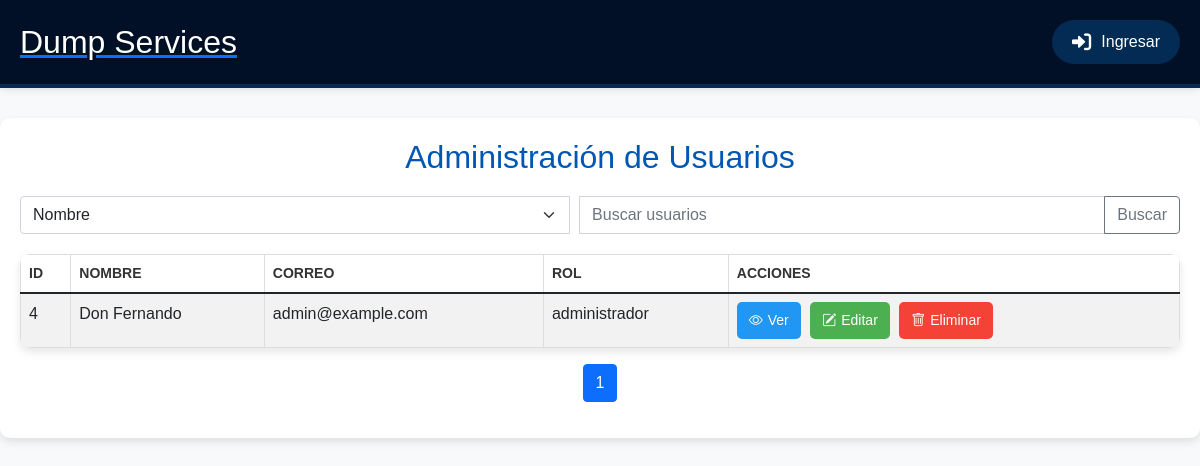
/admin_usuarios.php, run on an earlier commit of the app's database.
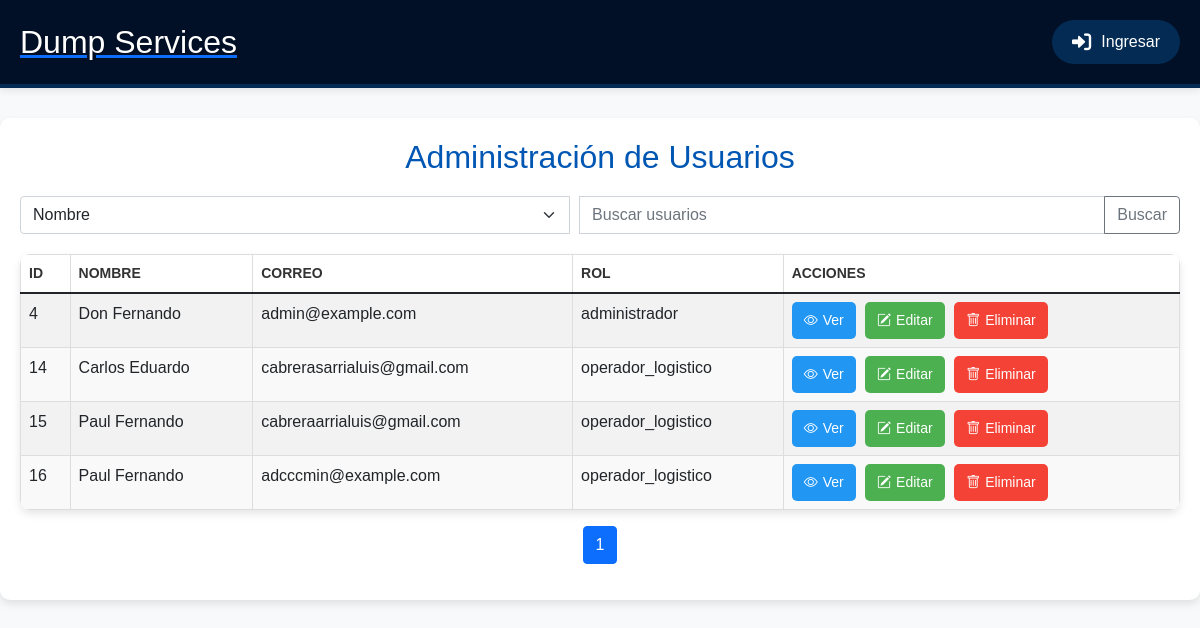
And on a later commit of the database.
### tables this page shows
CREATE TABLE `usuarios` (
  `id` int(11) NOT NULL,
  `nombre` varchar(50) NOT NULL,
  `apellidos` varchar(50) NOT NULL,
  `fecha_nacimiento` date NOT NULL,
  `tipo_documento` enum('cc','ce') NOT NULL,
  `numero_documento` varchar(20) NOT NULL,
  `correo` varchar(100) NOT NULL,
  `rol` enum('administrador','operador_logistico','solicitante_transporte') NOT NULL,
  `contrasena` varchar(255) NOT NULL,
  `telefono` varchar(20) DEFAULT NULL,
  `avatar` varchar(255) DEFAULT NULL
);

### admin_usuarios.php (the view, shortened to what this page needs)
<?php
include 'conexion.php';
include 'header.php';
$searchTerm = '';
$filterBy = 'nombre';
$page = 1;
$resultsPerPage = 10;
$offset = ($page - 1) * $resultsPerPage;
$sql = "SELECT id, nombre, correo, rol FROM usuarios WHERE $filterBy LIKE '%$searchTerm%' LIMIT $resultsPerPage OFFSET $offset";
$result = $conn->query($sql);
$sql_total = "SELECT COUNT(*) as total FROM usuarios WHERE $filterBy LIKE '%$searchTerm%'";
$totalResult = $conn->query($sql_total);
$totalRows = $totalResult->fetch_assoc()['total'];
$totalPages = ceil($totalRows / $resultsPerPage);
?>
<!DOCTYPE html>
<html lang="es">
<head>
    <link href="https://cdn.jsdelivr.net/npm/bootstrap@5.1.3/dist/css/bootstrap.min.css" rel="stylesheet">
    <link href="https://cdn.jsdelivr.net/npm/bootstrap-icons/font/bootstrap-icons.css" rel="stylesheet">
</head>
<body>
    <div class="container">
        <h2>Administración de Usuarios</h2>
        <form method="GET" action="admin_usuarios.php">
            <div class="input-group">
                <select name="filter" class="form-select" aria-label="Filtro">
                    <option value="nombre" <?php if ($filterBy == 'nombre') echo 'selected'; ?>>Nombre</option>
                </select>
                <input type="text" name="search" class="form-control" placeholder="Buscar usuarios" value="<?php echo $searchTerm; ?>">
                <button class="btn btn-outline-secondary" type="submit">Buscar</button>
            </div>
        </form>
        <div id="results">
            <?php if ($result->num_rows > 0): ?>
                <table class="table table-striped">
                    <thead>
                        <tr>
                            <th>ID</th>
                            <th>Nombre</th>
                            <th>Correo</th>
                            <th>Rol</th>
                            <th>Acciones</th>
                        </tr>
                    </thead>
                    <tbody>
                        <?php while ($row = $result->fetch_assoc()): ?>
                            <tr>
                                <td><?php echo $row['id']; ?></td>
                                <td><?php echo $row['nombre']; ?></td>
                                <td><?php echo isset($row['correo']) ? $row['correo'] : 'No definido'; ?></td>
                                <td><?php echo $row['rol']; ?></td>
                                <td>
                                    <a href="#" class="view-btn" data-bs-toggle="modal" data-bs-target="#viewUserModal" data-id="<?php echo $row['id']; ?>" data-nombre="<?php echo $row['nombre']; ?>" data-correo="<?php echo $row['correo']; ?>" data-rol="<?php echo $row['rol']; ?>"><i class="icon bi bi-eye"></i>Ver</a>
                                    <a href="edit_usuario.php?id=<?php echo $row['id']; ?>" class="edit-btn"><i class="icon bi bi-pencil-square"></i>Editar</a>
                                    <a href="admin_usuarios.php?delete=<?php echo $row['id']; ?>" class="delete-btn" onclick="return confirm('¿Estás seguro de que deseas eliminar este usuario?');"><i class="icon bi bi-trash"></i>Eliminar</a>
                                </td>
                            </tr>
                        <?php endwhile; ?>
                    </tbody>
                </table>
                <nav>
                    <ul class="pagination justify-content-center">
                        <?php for ($i = 1; $i <= $totalPages; $i++): ?>
                            <li class="page-item <?php if ($i == $page) echo 'active'; ?>">
                                <a class="page-link" href="admin_usuarios.php?page=<?php echo $i; ?>&search=<?php echo $searchTerm; ?>&filter=<?php echo $filterBy; ?>"><?php echo $i; ?></a>
                            </li>
                        <?php endfor; ?>
                    </ul>
                </nav>
            <?php else: ?>
                <p class="no-data">No se encontraron usuarios.</p>
            <?php endif; ?>
        </div>
    </div>
</body>
</html>

What changed in the data, as far as the page shows it:
added usuarios: id "14", nombre "Carlos Eduardo", correo "cabrerasarrialuis@gmail.com", rol "operador_logistico"
added usuarios: id "15", nombre "Paul Fernando", correo "cabreraarrialuis@gmail.com", rol "operador_logistico"
added usuarios: id "16", nombre "Paul Fernando", correo "adcccmin@example.com", rol "operador_logistico"
